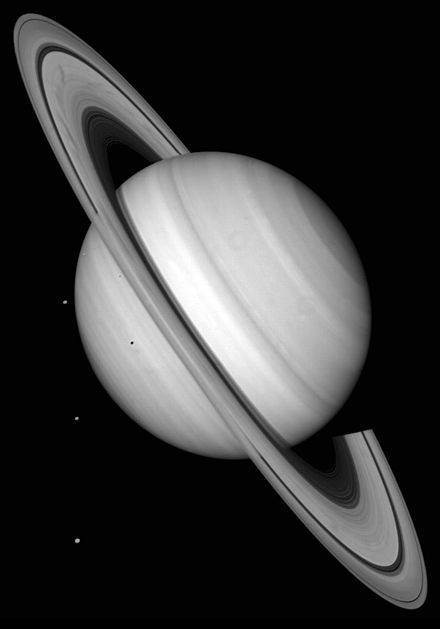
#> input picture Graph Cut Segmentation method/images/raw/saturn.jpg, 440 x 629 px
$ jupyter execute --allow-errors ImageSegmentation_Using_GraphCut.ipynb   (older library calls are emulated)
#> lines starting #> are read from the running program, lines starting #| are printed output that depends on the picture; long printed decimals are rounded
## Image Segmentation using Graph Theory

This notebook implements a binary segmentation method based on graph theory. The idea is to write down the segmentation problem as a graph problem, a graph cut problem to be precise. First we build a graph G whose nodes are pixels of the image we want to segment in addition to two nodes representing the background and the foreground of the image, then we perform the graph cut to get two sets of disconected nodes.

[cell 1]
import matplotlib.pyplot as plt
import networkx as nx
import numpy as np
from PIL import Image
from scipy.misc import imsave
np.random.seed(7)

## Loading Images

[cell 2]
# This is the image we would like to segment, so we want to find the contour of planet ...
im = Image.open("./images/raw/saturn.jpg")
#> im is the input picture: PIL image 440x629 L; min 0, max 255, mean 56.6

# Downsize the image to be 50 by 75 pixels to speed up computations
# Downsize the image to be 200 by 300 pixels to to have better results (it may take longer)
height, width = 100, 150
im = im.resize((width, height), Image.ANTIALIAS)
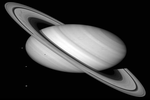
#> im: PIL image 150x100 L; min 0, max 255, mean 56.7

# We will be working with numpy to make computations easy
myIm = np.asarray(im)
length, width = myIm.shape
#> length = 100; width = 150

plt.figure(figsize=(6,5))
plt.imshow(myIm)
plt.title('Saturn pixel intensity image')
plt.show()

## Visualizing intensity histogram

[cell 3]
frequencies, intensities = np.histogram(myIm)
#> frequencies = [9399, 353, 326, 442, 735, 1117, 816, 776, 721, 315]; intensities = [0, 25.5, 51, 76.5, 102, 127.5, 153, 178.5, 204, 229.5, 255]
# Make both arrays of the same size
intensities = intensities[1:]
#> intensities = [25.5, 51, 76.5, 102, 127.5, 153, 178.5, 204, 229.5, 255]

plt.plot(intensities, frequencies)
plt.title("Pixel value histogram")
plt.xlabel("Intensity")
plt.ylabel("Frequency")
plt.show()
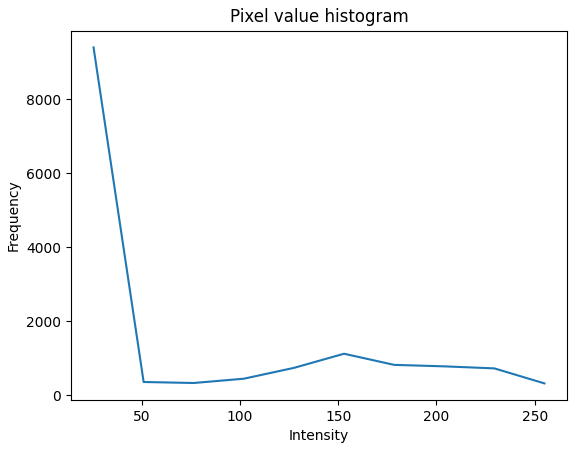
#> figure drawn by matplotlib, 1 panel; curve peaks at x = 25.5, y = 9399

## Getting pixel samples from background and foreground
Instead of requiring the user scribles as input we will be using a threshold value to separate to pixel samples in order to estimate intenssity distributions.

[cell 4]
threshold = 55

background = []
foreground = []

for line in myIm:
    for pixel in line:
        if pixel > threshold:
            foreground.append(pixel)
        else:
            background.append(pixel)
#> this loop made 100 passes
#> after the loop, background = 9814 values, max 55 at index 1106, min 0 at index 156, mean 3.79; foreground = 5186 values, max 255 at index 2290, min 56 at index 0, mean 156.7

# Sampling 10% of the pixels
background = np.array(background[::10])
#> background = 982 values, max 53 at index 205, min 0 at index 85, mean 3.79
foreground = np.array(foreground[::10])
#> foreground = 519 values, max 255 at index 229, min 56 at index 0, mean 157.3
print("Pixels in Background : ", len(background))
#| Pixels in Background :  982
print("Pixels in Foreground : ", len(foreground))
#| Pixels in Foreground :  519

## Modeling the distribution of background and foreground intensity as gaussians

[cell 5]
muB = background.mean()
#> muB = 3.79
muF = foreground.mean()
#> muF = 157.3
sigmaB = background.std()
#> sigmaB = 7.97
sigmaF = foreground.std()
#> sigmaF = 47.01

print("Background intensity average : ", muB)
#| Background intensity average :  3.790
print("Foreground intensity average : ", muF)
#| Foreground intensity average :  157.328

print("Background standard deviation : ", sigmaB)
#| Background standard deviation :  7.968
print("Foreground standard deviation : ", sigmaF)
#| Foreground standard deviation :  47.006

## Visualizing the Gaussians

[cell 6]
xAxis = np.linspace(-20, 255, 250)

def pdf(x, mu, sig):
    return np.exp(-(x - mu)**2 / (sig**2)) / (np.sqrt(2*np.pi)*sig)

# Computing the PDFs for Background and Foreground
pdfB = [pdf(x, muB, sigmaB) for x in xAxis]
#> pdfB = 250 values, max 0.0499 at index 22, min 0 at index 219, mean 0.00256
pdfF = [pdf(x, muF, sigmaF) for x in xAxis]
#> pdfF = 250 values, max 0.00849 at index 161, min 5.6e-09 at index 0, mean 0.00256

plt.figure(figsize=(13,5))
plt.subplot(1, 2, 1)
plt.plot(xAxis, pdfB, 'b')
plt.title('Background distribution$(\mu , \sigma) = $({0:.2f}, {1:.2f})'.format(muB, sigmaB))
plt.ylim(0, 0.055)
plt.xlabel('Intensity')
plt.ylabel('Probability density')

plt.subplot(1, 2, 2)
plt.plot(xAxis, pdfF, 'r')
plt.title('Foreground distribution$(\mu , \sigma) = $({0:.2f}, {1:.2f})'.format(muF, sigmaF))
plt.ylim(0, 0.1)
plt.xlabel('Intensity')
plt.ylabel('Probability density')
plt.show()
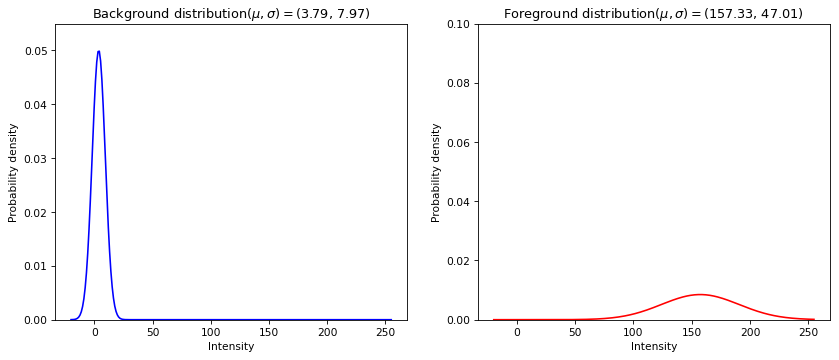
#> figure drawn by matplotlib, 2 panels; panel 1: curve peaks at x = 4.3, y = 0.0499; panel 2: curve peaks at x = 157.8, y = 0.00849

## Building the graph

This graph will contain two diffrent kinds of nodes :
- The ones called terminal nodes (source and sink)
- The non-terminal nodes that will be representing pixels

Similarly there are two types of edges :
- Non-terminal edges i-e among non-terminal nodes (will be contained in the grid)
- Terminal edges, these are edges that link a terminal node with a non-terminal node

A weight will be assigned to each edge according to the neighbors similarity when it comes to non-terminal edges, and for terminal edges the weights will be set according to the probabilistic model that was infered from the user's scribles (or according to the threshold). The idea is then to select a graph cut $\hat c$ that minimizes some energy function $E$ :

$\hspace{8cm}
\begin{cases}
\hat c &= argmin \hspace{0.2cm} E(c)\\
E(c) &= \lambda R(c) + B(c)
\end{cases}
$.

## Setting the weights for non-terminal edges

[cell 7]
myGraph = nx.grid_2d_graph(length, width)
myGraph.add_node('F')
myGraph.add_node('B')


# Building links between non-terminal nodes
for (xA, yA), (xB, yB) in myGraph.edges:
    capacity = (int(myIm[xA][yA]) - int(myIm[xB][yB]))**2
    myGraph.add_edge((xA, yA), (xB, yB), capacity=capacity)
#> this loop made 29750 passes
#> capacity on passes 1 to 3: 0, 0, 0

## Setting the weights for terminal edges

[cell 8]
epsilon = 0.0001

for node in myGraph.nodes:
    if node != 'F' and node != 'B':
        xNode, yNode = node

        pixel = myIm[xNode][yNode]
        myGraph.add_edge((xNode, yNode), 'F', capacity=-np.log(pdf(pixel, muB, sigmaB) + epsilon))
        myGraph.add_edge((xNode, yNode), 'B', capacity=-np.log(pdf(pixel, muF, sigmaF) + epsilon))
#> this loop made 15002 passes
#> (node, pixel) on passes 1 to 12: ((0, 0), 2), ((0, 1), 2), ((0, 2), 2), ((0, 3), 2), ((0, 4), 2), ((0, 5), 2), ((0, 6), 3), ((0, 7), 4), ((0, 8), 3), ((0, 9), 2), ((0, 10), 2), ((0, 11), 2)
#> pixel on passes 61 to 66: 2, 2, 2, 2, 2, 2

$ run again, with Graph Cut Segmentation method/images/raw/brain_sagittal.jpg copied over Graph Cut Segmentation method/images/raw/saturn.jpg
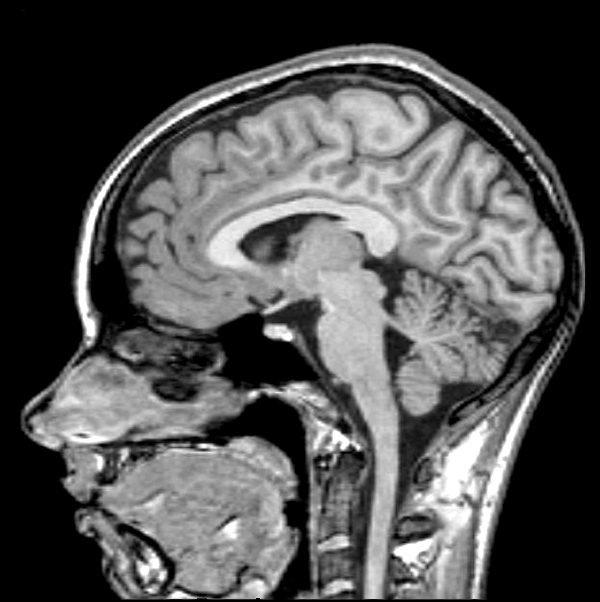
#> input picture Graph Cut Segmentation method/images/raw/brain_sagittal.jpg, 600 x 602 px
#> im is the input picture: PIL image 600x602 RGB; mean R, G, B 81.1, 81.1, 81.1
#> `im = im.resize((width, height), Image.ANTIALIAS)`:
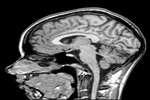
#> im: PIL image 150x100 RGB; mean R, G, B 81.3, 81.3, 81.3
#> `frequencies, intensities = np.histogram(myIm)`: frequencies = [17832, 2610, 2607, 2520, 3030, 5400, 5202, 3609, 1377, 813]; intensities = [0, 25.5, 51, 76.5, 102, 127.5, 153, 178.5, 204, 229.5, 255]
#> `intensities = intensities[1:]`: intensities = [25.5, 51, 76.5, 102, 127.5, 153, 178.5, 204, 229.5, 255]
#> `plt.show()`:
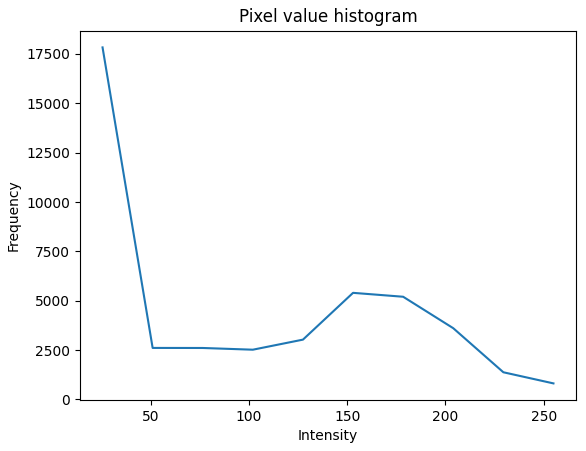
#> figure drawn by matplotlib, 1 panel; curve peaks at x = 25.5, y = 17832

$ run again, with Graph Cut Segmentation method/images/raw/brain_transverse.jpg copied over Graph Cut Segmentation method/images/raw/saturn.jpg
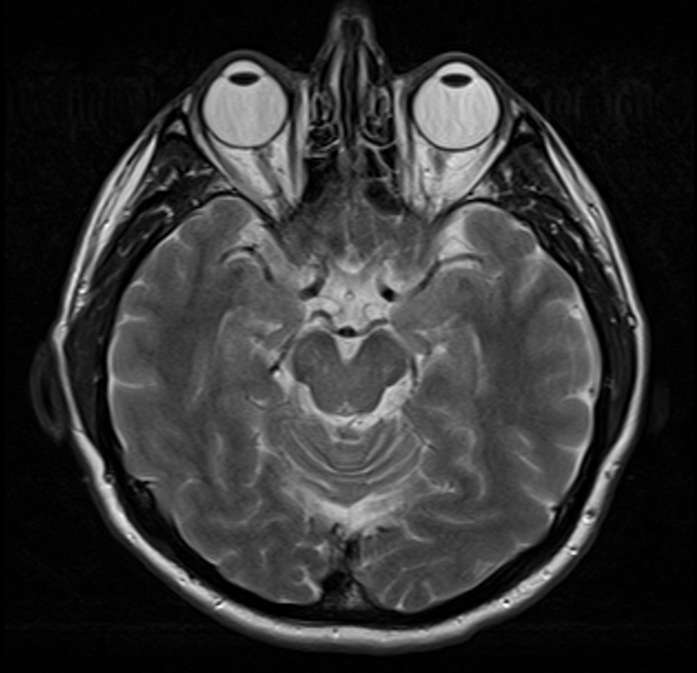
#> input picture Graph Cut Segmentation method/images/raw/brain_transverse.jpg, 697 x 673 px
#> im is the input picture: PIL image 697x673 RGB; min 0, max 255, mean 50.7
#> `im = im.resize((width, height), Image.ANTIALIAS)`:
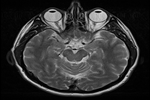
#> im: PIL image 150x100 RGB; min 0, max 224, mean 50.8
#> `frequencies, intensities = np.histogram(myIm)`: frequencies = [20091, 3042, 5193, 7422, 3666, 1848, 1329, 1554, 765, 90]; intensities = [0, 22.4, 44.8, 67.2, 89.6, 112, 134.4, 156.8, 179.2, 201.6, 224]
#> `intensities = intensities[1:]`: intensities = [22.4, 44.8, 67.2, 89.6, 112, 134.4, 156.8, 179.2, 201.6, 224]
#> `plt.show()`:
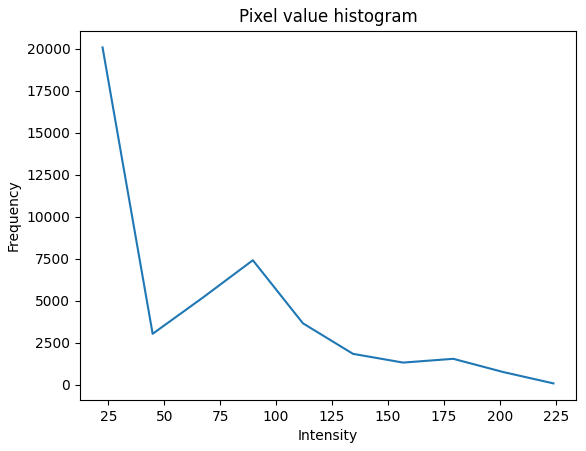
#> figure drawn by matplotlib, 1 panel; curve peaks at x = 22.4, y = 20091

$ run again, with Graph Cut Segmentation method/images/raw/owl.jpg copied over Graph Cut Segmentation method/images/raw/saturn.jpg
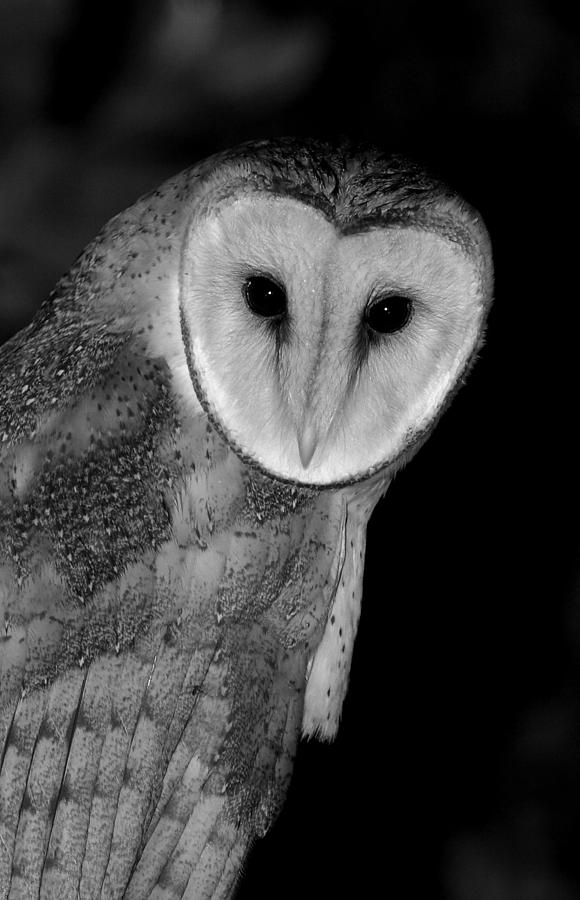
#> input picture Graph Cut Segmentation method/images/raw/owl.jpg, 580 x 900 px
#> im is the input picture: PIL image 580x900 L; min 0, max 255, mean 60.4
#> `im = im.resize((width, height), Image.ANTIALIAS)`:
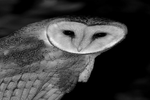
#> im: PIL image 150x100 L; min 0, max 244, mean 60.4
#> `frequencies, intensities = np.histogram(myIm)`: frequencies = [6438, 1331, 1342, 1416, 1479, 1220, 837, 692, 181, 64]; intensities = [0, 24.4, 48.8, 73.2, 97.6, 122, 146.4, 170.8, 195.2, 219.6, 244]
#> `intensities = intensities[1:]`: intensities = [24.4, 48.8, 73.2, 97.6, 122, 146.4, 170.8, 195.2, 219.6, 244]
#> the loop `for line in myIm:` made 100 passes
#> after the loop `for line in myIm:`: background = 8061 values, max 55 at index 45, min 0 at index 22, mean 10.27; foreground = 6939 values, max 244 at index 3259, min 56 at index 6, mean 118.6
#> `background = np.array(background[::10])`: background = 807 values, max 55 at index 346, min 0 at index 3, mean 10.21
#> `foreground = np.array(foreground[::10])`: foreground = 694 values, max 236 at index 326, min 56 at index 31, mean 118
#| Pixels in Background :  807
#| Pixels in Foreground :  694
#> muB = 10.21
#> muF = 118
#> sigmaB = 15.65
#> sigmaF = 40.31
#| Background intensity average :  10.214
#| Foreground intensity average :  117.990
#| Background standard deviation :  15.651
#| Foreground standard deviation :  40.312
#> pdfB = 250 values, max 0.0255 at index 27, min 1.48e-108 at index 249, mean 0.00255
#> pdfF = 250 values, max 0.0099 at index 125, min 8.07e-08 at index 0, mean 0.00256
#> `plt.show()`:
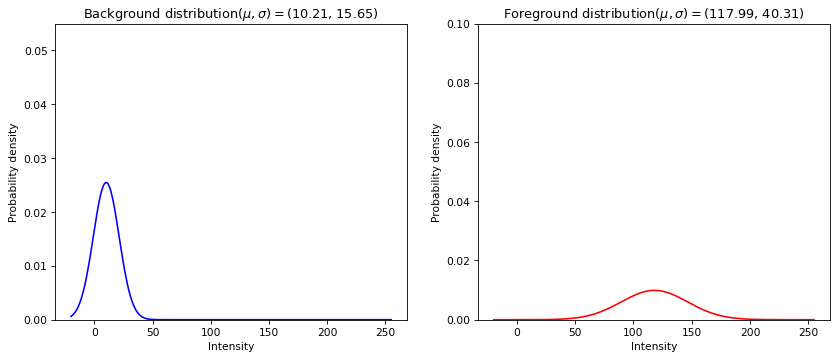
#> figure drawn by matplotlib, 2 panels; panel 1: curve peaks at x = 9.82, y = 0.0255; panel 2: curve peaks at x = 118.1, y = 0.0099
#> the loop `for (xA, yA), (xB, yB) in myGraph.edges:` made 29750 passes
#> capacity on passes 1 to 3: 25, 0, 25
#> the loop `for node in myGraph.nodes:` made 15002 passes
#> (node, pixel) on passes 1 to 8: ((0, 0), 34), ((0, 1), 34), ((0, 2), 33), ((0, 3), 32), ((0, 4), 33), ((0, 5), 32), ((0, 6), 32), ((0, 7), 31)
